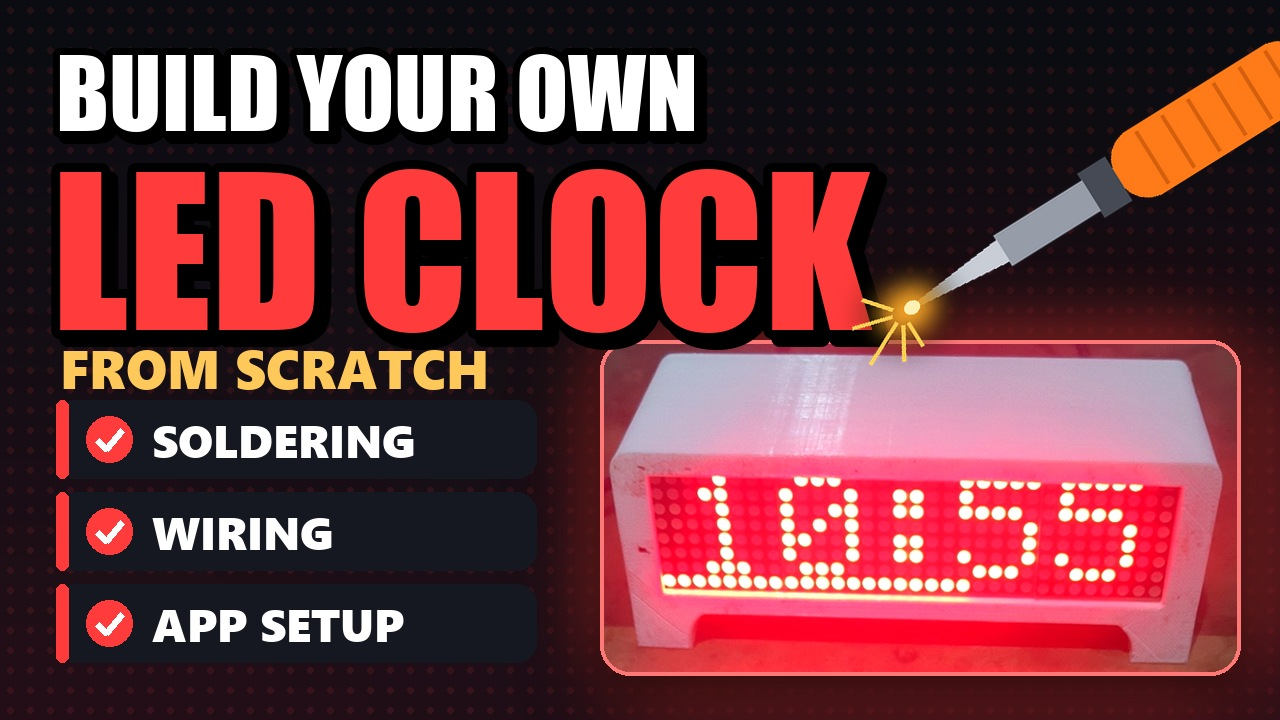
#> input picture docs/youtube/thumbnail-build.jpg, 1280 x 720 px
$ python -i make_thumbnails.py   (imports and definitions only)
#> lines starting #> are read from the running program, lines starting #| are printed output that depends on the picture
"""YouTube thumbnails (1280x720 JPG) for the DotGlow videos, built from real photos.

    python tools/make_thumbnails.py <clock-photo.jpg> <app-screenshot.png> [out-dir]

clock-photo: docs/youtube/photos/clock-day-lit.jpg (made by tools/light_up_clock_photo.py from a daylight photo).
app-screenshot: a plain 1080x2400 app screenshot (docs/play-store/raw/); it is put into a drawn phone frame.
"""
import math
import os
import sys

from PIL import Image, ImageDraw, ImageEnhance, ImageFilter, ImageFont

W, H = 1280, 720
RED = (255, 59, 59)
WHITE = (255, 255, 255)
BLUE = (66, 133, 244)
FONTS = "C:/Windows/Fonts/"
IMPACT = FONTS + "impact.ttf"
BLACK = FONTS + "seguibl.ttf"
BOLD = FONTS + "segoeuib.ttf"

# crop of the daylight photo with lit digits (docs/youtube/photos/clock-day-lit.jpg, 2000x906): the whole case
CASE_CROP = (372, 104, 1648, 793)
HERE = os.path.dirname(os.path.abspath(__file__))
ICON = os.path.join(HERE, "..", "docs", "play-store", "icon-512.png")


def font(path, size):
    return ImageFont.truetype(path, size)


# [42 lines left out: functions background, rounded, glow_behind, shadow, not called in this run]


def punch(im, contrast=1.12, color=1.15, bright=1.0):
    im = ImageEnhance.Contrast(im).enhance(contrast)
    im = ImageEnhance.Color(im).enhance(color)
    return ImageEnhance.Brightness(im).enhance(bright)


# [71 lines left out: functions text, chip, check_row, soldering_iron, bluetooth, brand, not called in this run]


def crop_fit(im, box, size):
    return im.crop(box).resize(size, Image.LANCZOS)


# [80 lines left out: functions build_thumb, phone_mockup, demo_thumb, main, not called in this run]


# [2 lines not run here, left out]

>>> from PIL import Image
>>> picture = Image.open('../docs/youtube/thumbnail-build.jpg')
#> picture is the input picture: PIL image 1280x720 RGB; mean R, G, B 112.5, 55.6, 61
>>> result = punch(picture)
#> in punch, `im = ImageEnhance.Color(im).enhance(color)`:
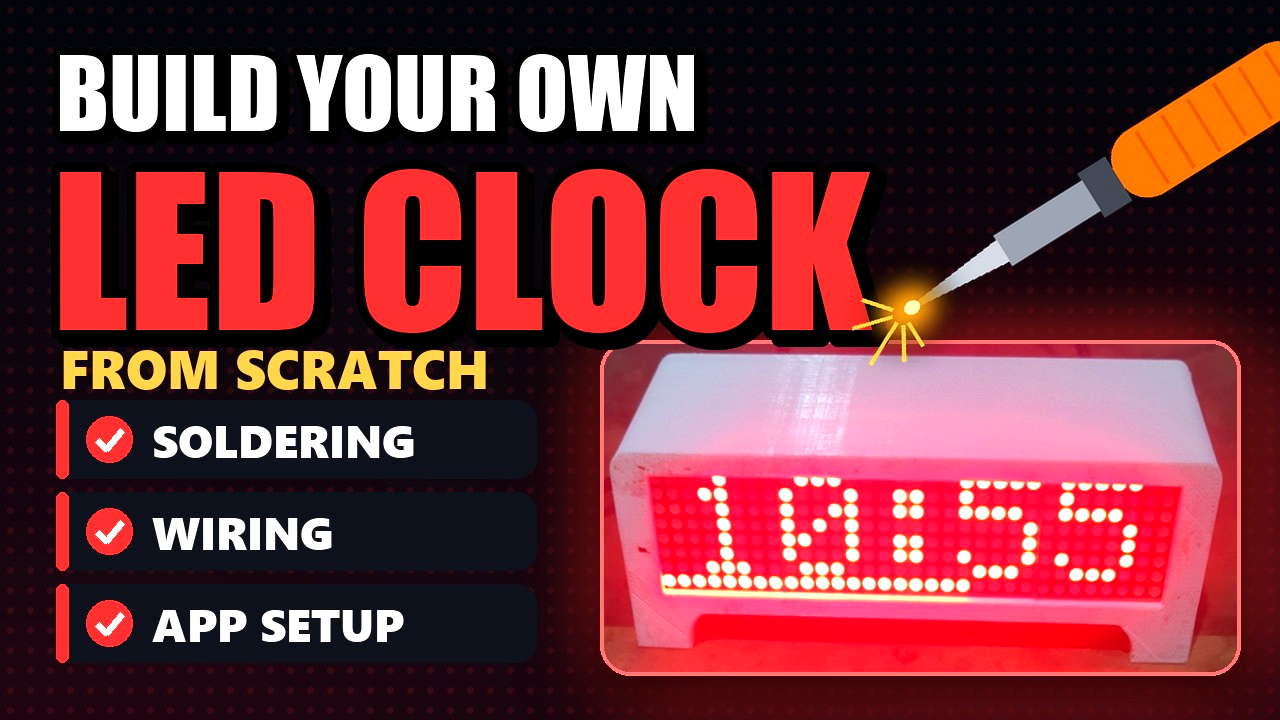
#> im: PIL image 1280x720 RGB; mean R, G, B 113.4, 49.8, 56.5
